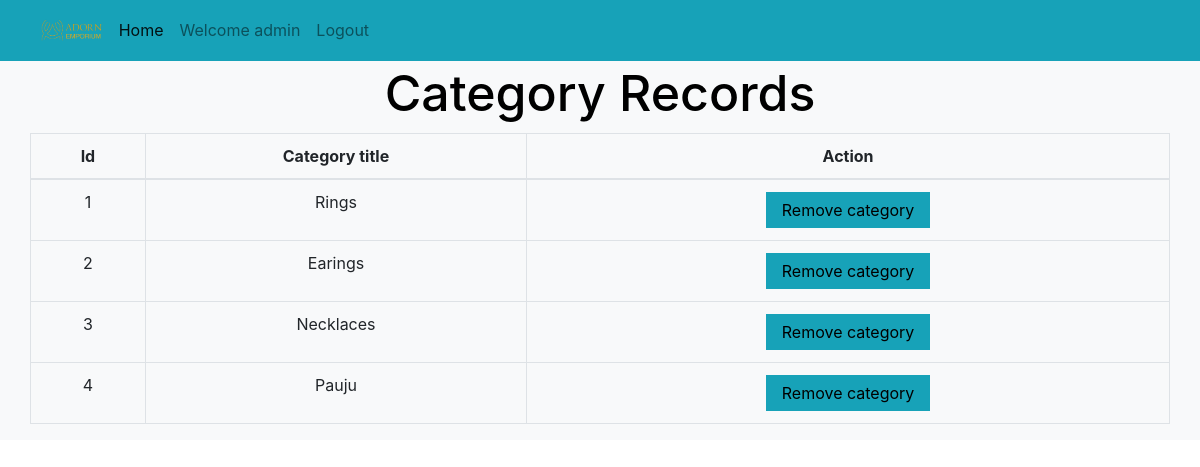
The app's page /admin_area/view_categories_demo.php (signed in) with its own data.
### tables this page shows
CREATE TABLE `categories` (
  `category_id` int(11) NOT NULL,
  `category_title` varchar(50) NOT NULL
);

### admin_area/view_categories_demo.php (the view, shortened to what this page needs)
<?php
@include('../include/connect.php');
$sql = "SELECT * FROM categories";
$result = $conn->query($sql);
?>
<html>
<head>
    <link rel="stylesheet" href="https://maxcdn.bootstrapcdn.com/bootstrap/4.5.2/css/bootstrap.min.css">
    <link rel="stylesheet" href="../index.css"/>
</head>
<body>
    <div class="bg-light">
    <div class="container-fluid p-0 ">
        <nav class="navbar navbar-expand-lg navbar-light bg-info">
            <div class="container-fluid">
                <img src="../images/logo.png" alt="" class="logo">
                <div class="collapse navbar-collapse" id="navbarSupportedContent">
                    <ul class="navbar-nav me-auto mb-2 mb-lg-0">
                        <li class="nav-item">
                            <a class="nav-link active" aria-current="page" href="index.php">Home</a>
                        </li>
                        <?php
                            if(isset($_SESSION['admin_username'])){
                                echo "<li class='nav-item'>
                                    <a class='nav-link' href='#' name=''>Welcome ".$_SESSION['admin_username']."</a>
                                </li> ";
                                echo "<li class='nav-item'>
                                    <a class='nav-link' href='admin_logout.php' name=''>Logout</a>
                                </li> ";
                            }else{
                                echo "<script>window.open('admin_login.php','_self')</script>";
                            }
                        ?>
                    </ul>
                </div>
            </div>
        </nav>
        <h3 class="text-center">Category Records</h3>
    </div>
    <div class="container">
        <div class="row">
            <table class="table table-bordered text-center">
                <thead>
                    <tr>
                        <th>Id</th>
                        <th>Category title</th>
                        <th>Action</th>
                    </tr>
                </thead>
                <tbody>
                    <?php
                    if ($result->num_rows > 0) {
                        while ($row = $result->fetch_assoc()) {
                            $category_id= $row['category_id'];
                            echo "
                            <tr>
                                <td>{$row['category_id']}</td>
                                <td>{$row['category_title']}</td>
                                <td>
                                    <form method='POST' action=''>
                                        <input type='hidden' name='category_id' value='{$category_id}'>
                                        <input type='submit' value='Remove category' class='bg-info px-3 py-2 border-0 mx-3' name='remove_category'>
                                    </form>
                                </td>
                            </tr>";
                        }
                    } else {
                        echo "<tr><td colspan='7'>No categories found.</td></tr>";
                    }
                    ?>
                </tbody>
            </table>
        </div>
    </div>
</body>
</html>

### index.css (style rules this page uses)
* { margin: 0; padding: 0; box-sizing: border-box; }
h3 { font-size:50px; line-height: 64px; color: black; }
.logo { width: 7%; height: 7%; }

### records on screen
categories: category_id "1", category_title "Rings"
categories: category_id "2", category_title "Earings"
categories: category_id "3", category_title "Necklaces"
categories: category_id "4", category_title "Pauju"

### other values on screen
$_SESSION['admin_username'] "admin"
